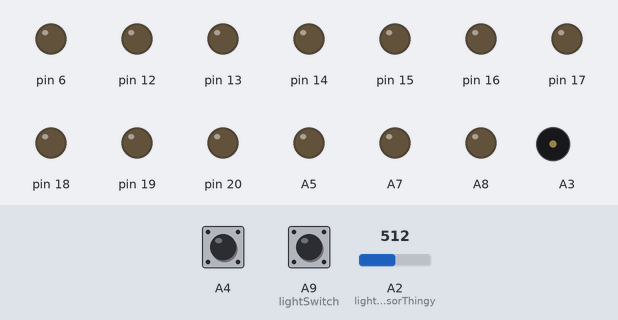
A sketch run on a simulated Arduino Mega 2560, built with avr-gcc and run on an emulated ATmega2560. Parts: output pins drawn as LEDs (lit = HIGH), buzzer (waves = sounding). The test bench sets the inputs (shaded band); at power-on: A4 HIGH, A2 (lightSensorThingy) = 512, A9 (lightSwitch) HIGH. Random numbers use the default seed unless the sketch sets one.

Above: at 1.2 s.
1.3 s: A4 pulled LOW for 1 s
At 3.0 s:
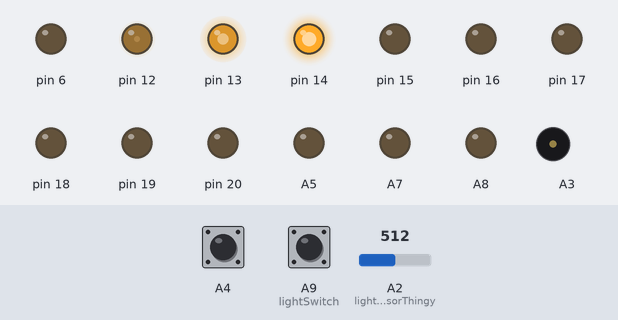
3.8 s: A2 (lightSensorThingy) set to 22
5.3 s: A2 (lightSensorThingy) set to 18
At 6.4 s:
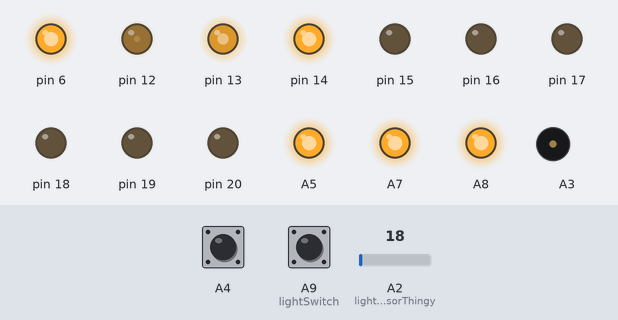
6.8 s: A9 (lightSwitch) pulled LOW for 0.15 s
At 6.87 s:
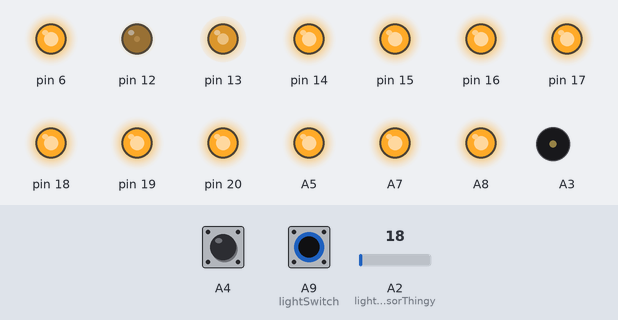
8.4 s: A4 pulled LOW for 0.15 s
At 10.1 s:
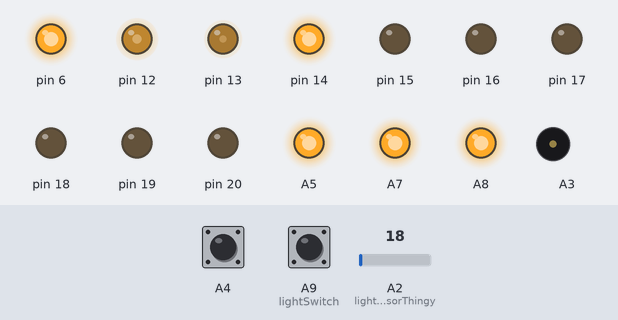
10.4 s: A9 (lightSwitch) pulled LOW for 1 s
At 11.2 s:
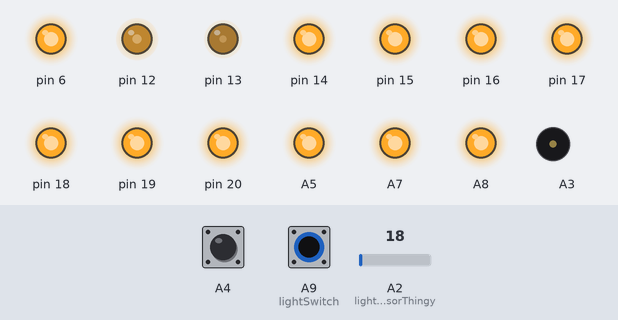
Timing chart, 0 to 13.4 s (numbered marks = the images above; inputs shaded):
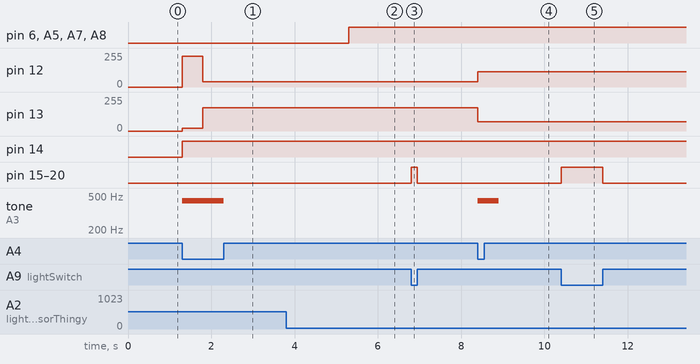

The sketch:

demo.ino
```cpp
void setup() {
  pinMode(15, OUTPUT);
  pinMode(16, OUTPUT);
  pinMode(17, OUTPUT);
  pinMode(18, OUTPUT);
  pinMode(19, OUTPUT);
  pinMode(20, OUTPUT);
  digitalWrite(A9, 1);

  pinMode(12, OUTPUT);
  pinMode(13, OUTPUT);
  pinMode(13, OUTPUT);
  pinMode(A3, OUTPUT);
  digitalWrite(A4, 1);

  pinMode(A5, OUTPUT);
  pinMode(6, OUTPUT);
  pinMode(A7, OUTPUT);
  pinMode(A8, OUTPUT);


}

void loop() {
  lightSwitch();
  rgbRandomizer();
  lightSensorThingy();


}
void lightSwitch(){
  if(digitalRead(A9) == 0){
    digitalWrite(15, 1);
    digitalWrite(16, 1);
    digitalWrite(17, 1);
    digitalWrite(18, 1);
    digitalWrite(19, 1);
    digitalWrite(20, 1);
  } else if (digitalRead(A9) == 1){
    digitalWrite(15, 0);
    digitalWrite(16, 0);
    digitalWrite(17, 0);
    digitalWrite(18, 0);
    digitalWrite(19, 0);
    digitalWrite(20, 0);
  }
}

void rgbRandomizer(){
  if(digitalRead(A4) == 0){
    analogWrite(12, random(255));
    analogWrite(13, random(255));
    analogWrite(14, random(255));
    tone(A3, 440, 500);
    delay(500);

  }
}
void lightSensorThingy(){
  if(analogRead(A2) <= 20){
    digitalWrite(A5, 1);
    digitalWrite(6, 1);
    digitalWrite(A7, 1);
    digitalWrite(A8, 1);
  } else {
    digitalWrite(A5, 0);
    digitalWrite(6, 0);
    digitalWrite(A7, 0);
    digitalWrite(A8, 0);

  }
}
```

Measured:
- the behaviour switches between 21 and 20 on A2 (lightSensorThingy) (found by bisection; images 1 and 2)
- after the input at 1.3 s, pin 12: 0/255 → 232/255 at once, → 38/255 0.50 s later; pin 13: 0/255 → 19/255 at once, → 175/255 0.50 s later; pin 14: LOW → HIGH at once; tone on A3: silent → 440 Hz at once, → silent 1.0 s later
- after the input at 3.8 s, every drawn part: stays the same
- after the input at 5.3 s, pin 6, A5, A7, A8: LOW → HIGH at once
- after the input at 6.8 s, pin 15–20: LOW → HIGH at once, → LOW 0.15 s later
- after the input at 8.4 s, pin 12: 38/255 → 114/255 at once; pin 13: 175/255 → 68/255 at once; tone on A3: silent → 440 Hz at once, → silent 0.50 s later
- after the input at 10.4 s, pin 15–20: LOW → HIGH at once, → LOW 1.0 s later
